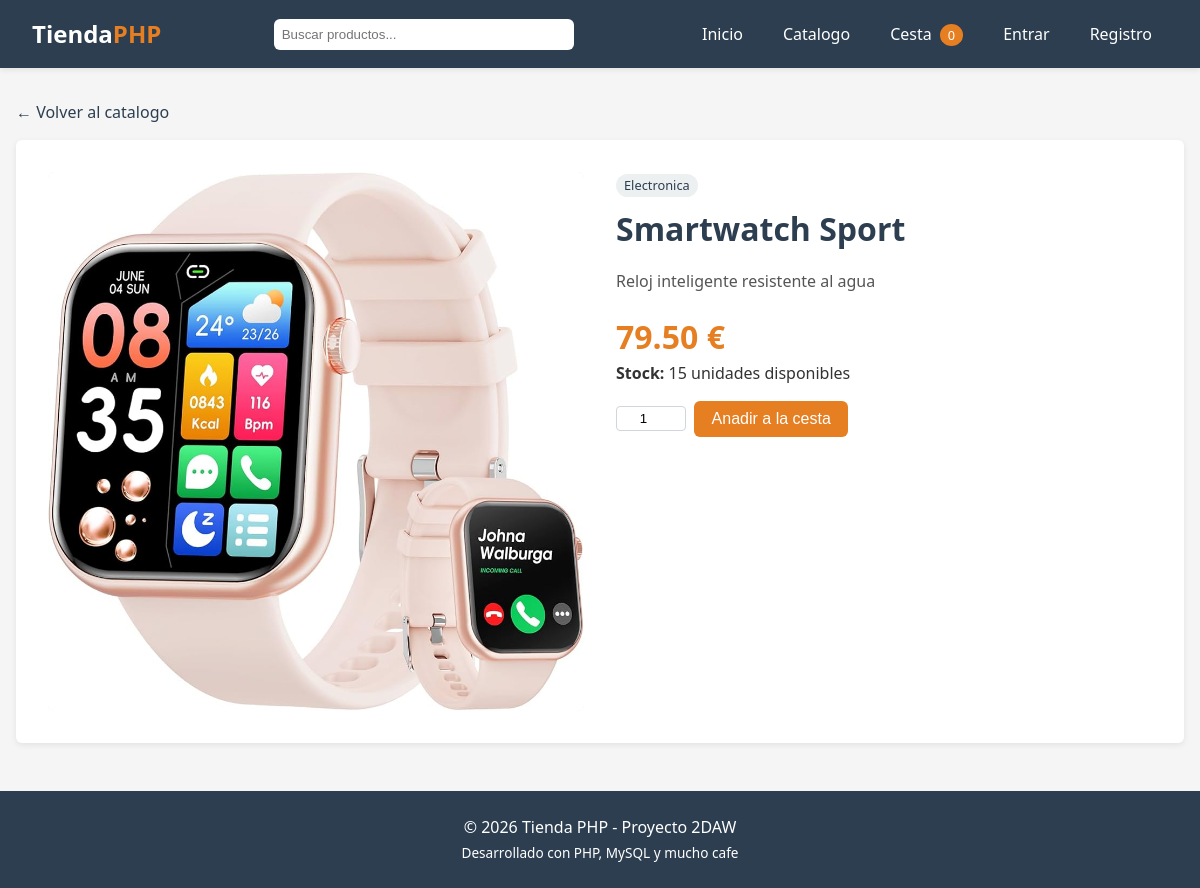
The page /producto/detalle/2 on the database its author committed.
### tables this page shows
CREATE TABLE productos (
    id            INT AUTO_INCREMENT PRIMARY KEY,
    categoria_id  INT NOT NULL,
    nombre        VARCHAR(150) NOT NULL,
    descripcion   TEXT,
    precio        DECIMAL(10,2) NOT NULL DEFAULT 0,
    stock         INT NOT NULL DEFAULT 0,
    imagen        VARCHAR(255) DEFAULT 'sin-imagen.svg',
    visible       TINYINT(1) NOT NULL DEFAULT 1,
    fecha_alta    DATETIME DEFAULT CURRENT_TIMESTAMP,
    CONSTRAINT fk_producto_categoria
        FOREIGN KEY (categoria_id) REFERENCES categorias(id)
        ON DELETE RESTRICT ON UPDATE CASCADE
);

CREATE TABLE categorias (
    id          INT AUTO_INCREMENT PRIMARY KEY,
    nombre      VARCHAR(100) NOT NULL UNIQUE,
    descripcion TEXT,
    fecha_alta  DATETIME DEFAULT CURRENT_TIMESTAMP
);

### src/Controladores/ProductoControlador.php (called while the page is built, shortened)
<?php
class ProductoControlador
{
    public function detalle($id = null): void
    {
        $modelo   = new Producto();
        $producto = $modelo->obtenerUno((int) $id);
        require APP . '/Vistas/comunes/cabecera.php';
        require APP . '/Vistas/productos/detalle.php';
        require APP . '/Vistas/comunes/pie.php';
    }
}

### src/Rutas/Rutas.php (called while the page is built, shortened)
<?php
class Rutas
{
    public static function registrar(): void
    {
        Enrutador::agregar('GET', '/producto/detalle/:id', function ($id) {
            (new ProductoControlador())->detalle($id);
        });
        Enrutador::despachar();
    }
}

### public/index.php (called while the page is built, shortened)
<?php
require_once APP . '/init.php';
require_once APP . '/Rutas/Rutas.php';
Rutas::registrar();

### src/init.php (called while the page is built, shortened)
<?php
spl_autoload_register(function (string $clase) {
    $rutasPosibles = [
        CONFIG              . '/' . $clase . '.php',
        APP . '/Modelos/'       . $clase . '.php',
        APP . '/Controladores/' . $clase . '.php',
        APP . '/Lib/'           . $clase . '.php',
        APP . '/Rutas/'         . $clase . '.php',
    ];
    foreach ($rutasPosibles as $ruta) {
        if (is_file($ruta)) {
            return;
        }
    }
});

### config/Conexion.php (called while the page is built, shortened)
<?php
class Conexion
{
    private static $pdo = null;
    public static function abrir(): PDO
    {
        if (self::$pdo === null) {
            $dsn = 'mysql:host=' . self::HOST
                 . ';dbname='   . self::BD
                 . ';charset='  . self::CHARSET;
            $opciones = [
                PDO::ATTR_ERRMODE            => PDO::ERRMODE_EXCEPTION,
                PDO::ATTR_DEFAULT_FETCH_MODE => PDO::FETCH_ASSOC,
                PDO::ATTR_EMULATE_PREPARES   => false,
            ];
            try {
                self::$pdo = new PDO($dsn, self::USUARIO, self::CLAVE, $opciones);
            } catch (PDOException $e) {
                die('No se ha podido conectar con la base de datos: ' . $e->getMessage());
            }
        }
        return self::$pdo;
    }
}

### src/Modelos/Producto.php (called while the page is built, shortened)
<?php
class Producto
{
    private $bd;
    public function __construct()
    {
        $this->bd = Conexion::abrir();
    }
    public function obtenerUno(int $id): ?array
    {
        $sql = "SELECT p.*, c.nombre AS categoria_nombre
                FROM productos p
                INNER JOIN categorias c ON c.id = p.categoria_id
                WHERE p.id = :id";
        $stmt = $this->bd->prepare($sql);
        $stmt->execute([':id' => $id]);
        $fila = $stmt->fetch();
        return $fila ?: null;
    }
}

### src/Vistas/productos/detalle.php (the view, shortened to what this page needs)
<div style="margin-bottom:1rem;">
    <a href="<?= URL_BASE ?>/producto">&larr; Volver al catalogo</a>
</div>
<article class="detalle-producto">
    <img src="<?= URL_BASE ?>/img/<?= htmlspecialchars($producto['imagen']) ?>"
         alt="<?= htmlspecialchars($producto['nombre']) ?>"
         onerror="this.src='<?= URL_BASE ?>/img/sin-imagen.svg'">
    <div>
        <span class="etiqueta-categoria"><?= htmlspecialchars($producto['categoria_nombre']) ?></span>
        <h1 style="margin-top:.5rem;"><?= htmlspecialchars($producto['nombre']) ?></h1>
        <p style="margin-top:1rem;color:#555;">
            <?= nl2br(htmlspecialchars($producto['descripcion'])) ?>
        </p>
        <p class="precio" style="font-size:2rem;color:var(--color-acento);font-weight:bold;margin-top:1.25rem;">
            <?= number_format($producto['precio'], 2) ?> &euro;
        </p>
        <p style="margin-bottom:1rem;">
            <?php if ((int) $producto['stock'] > 0): ?>
                <strong>Stock:</strong> <?= $producto['stock'] ?> unidades disponibles
            <?php else: ?>
                <strong style="color:var(--color-error);">Producto sin stock</strong>
            <?php endif; ?>
        </p>
        <?php if ((int) $producto['stock'] > 0): ?>
            <form method="POST" action="<?= URL_BASE ?>/cesta/anadir" style="display:flex;gap:.5rem;align-items:center;">
                <input type="number" name="cantidad" value="1" min="1" max="<?= $producto['stock'] ?>"
                       class="input-cantidad">
                <button type="submit" class="boton">Anadir a la cesta</button>
            </form>
        <?php endif; ?>
    </div>
</article>

### public/css/estilo.css (style rules this page uses)
:root { --color-principal: #2c3e50; --color-acento: #e67e22; --color-acento-osc: #ca6f1e; --color-fondo: #f5f5f5; --color-texto: #333; --color-suave: #ecf0f1; --color-borde: #d0d6db; --color-ok: #27ae60; --color-error: #c0392b; --radio: 6px; --sombra: 0 2px 6px rgba(0,0,0,.08); }
* { margin: 0; padding: 0; box-sizing: border-box; }
body { font-family: 'Segoe UI', Tahoma, sans-serif; line-height: 1.5; color: var(--color-texto); background: var(--color-fondo); }
a { color: var(--color-principal); text-decoration: none; }
h1, h2, h3 { color: var(--color-principal); margin-bottom: 1rem; }
h1 { font-size: 2rem; }
.boton { display: inline-block; background: var(--color-acento); color: #fff; padding: .55rem 1.1rem; border-radius: var(--radio); border: 0; cursor: pointer; font-size: 1rem; transition: background .2s; }
.etiqueta-categoria { background: var(--color-suave); color: var(--color-principal); font-size: .8rem; padding: 2px 8px; border-radius: 999px; display: inline-block; }
.detalle-producto { display: grid; gap: 2rem; grid-template-columns: 1fr 1fr; background: #fff; padding: 2rem; border-radius: var(--radio); box-shadow: var(--sombra); }
.detalle-producto img { width: 100%; border-radius: var(--radio); background: var(--color-suave); }
.input-cantidad { width: 70px; padding: .25rem; border: 1px solid var(--color-borde); border-radius: 4px; text-align: center; }

### rows shown on the page
productos: imagen (picture), categoria.nombre "Electronica", nombre "Smartwatch Sport", descripcion "Reloj inteligente resistente al agua", precio "79.50", stock "15"

### other values the page prints
$_unidadesCesta "0"
